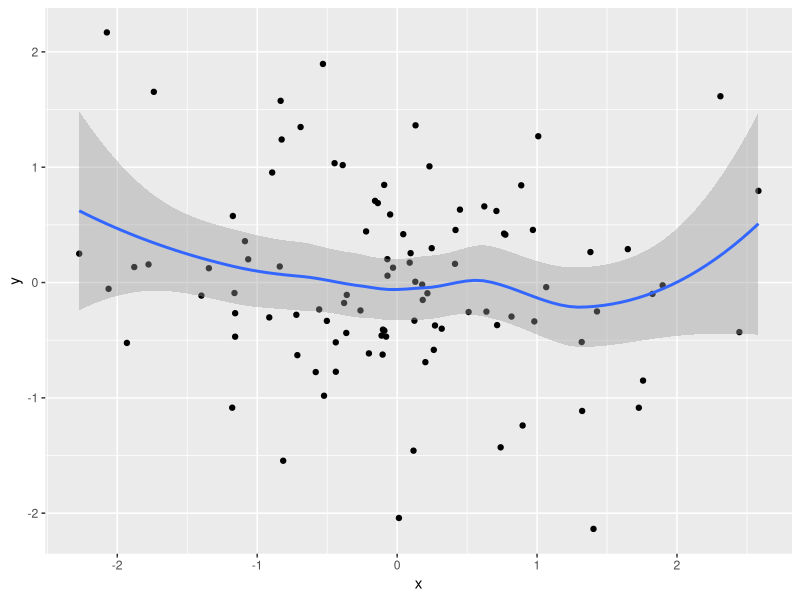
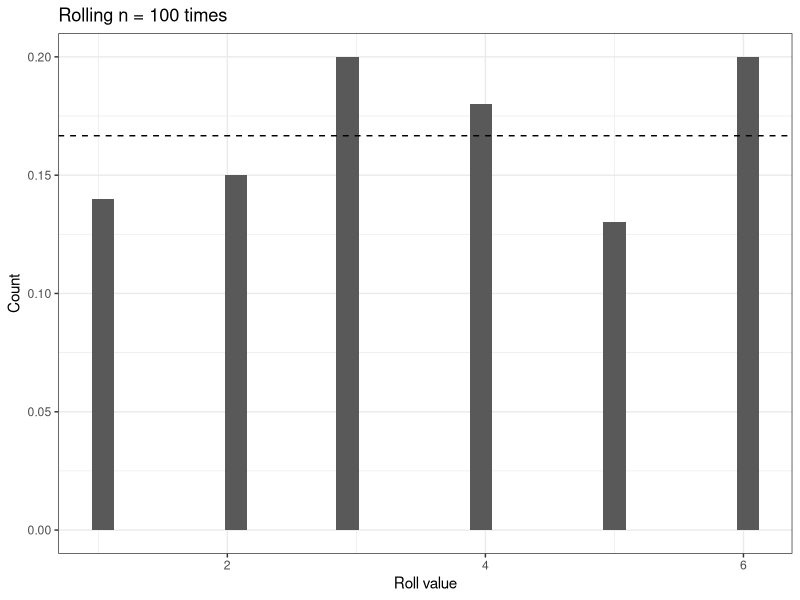
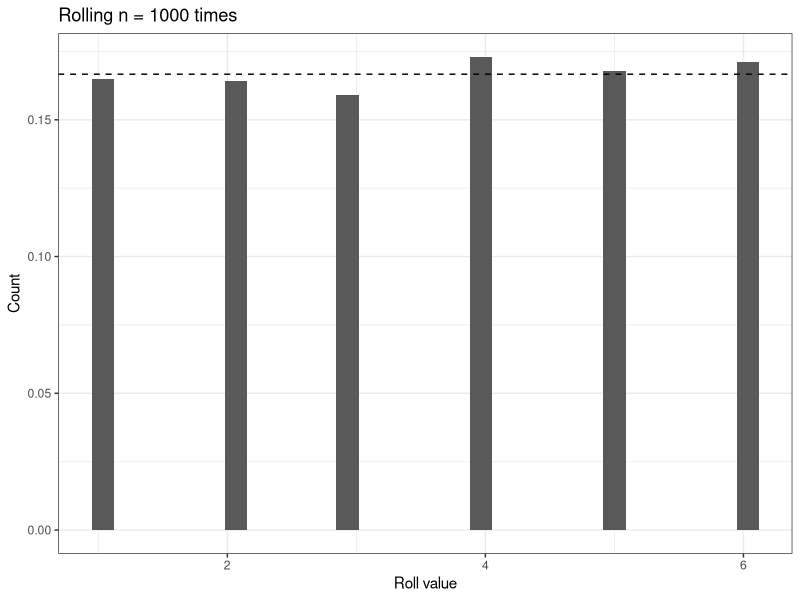
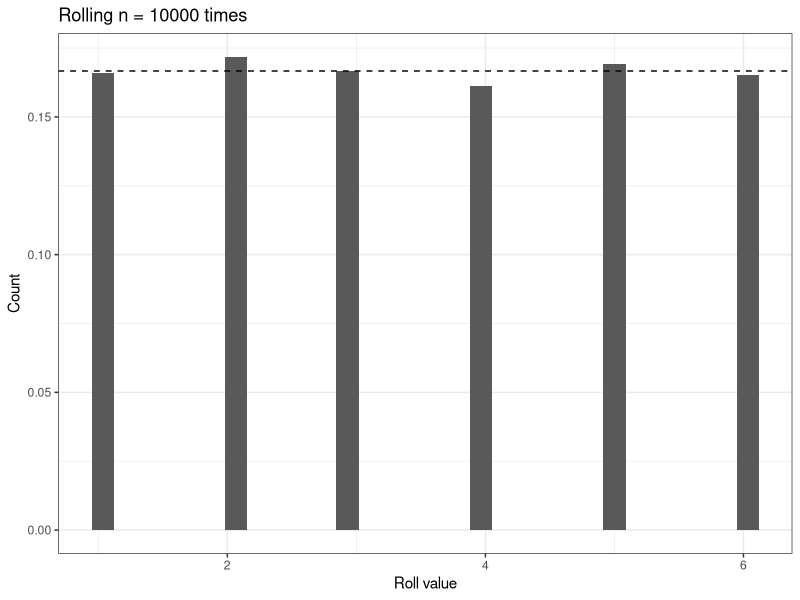
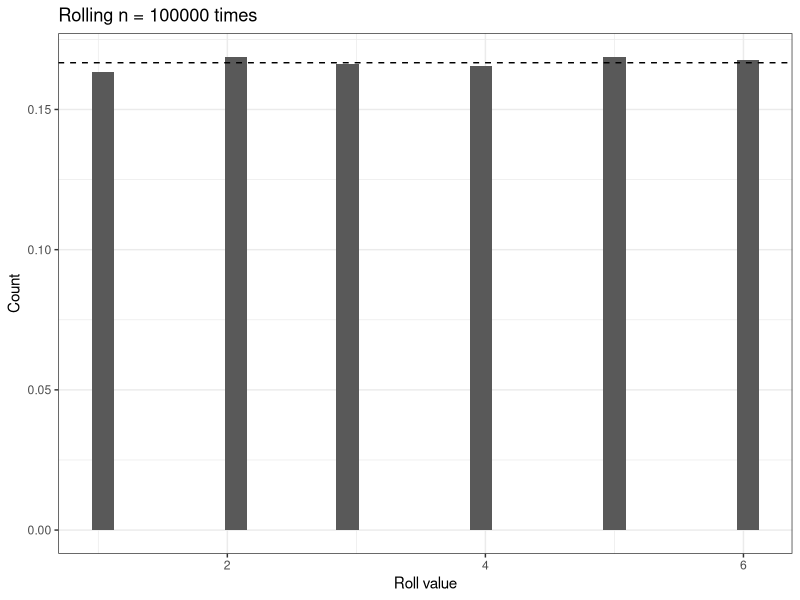
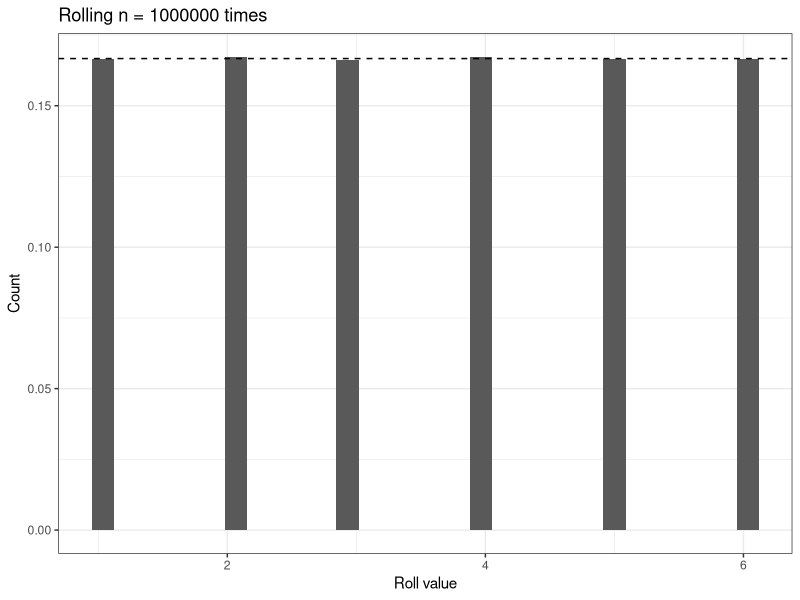
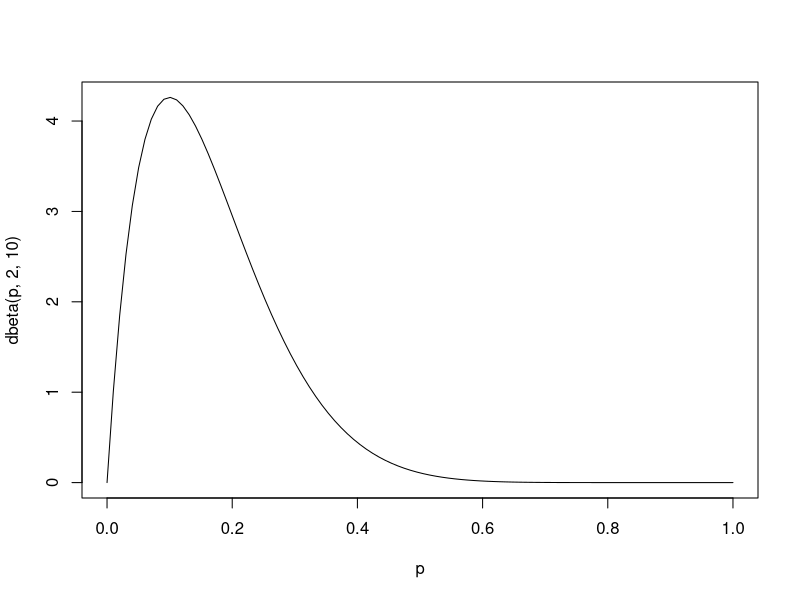
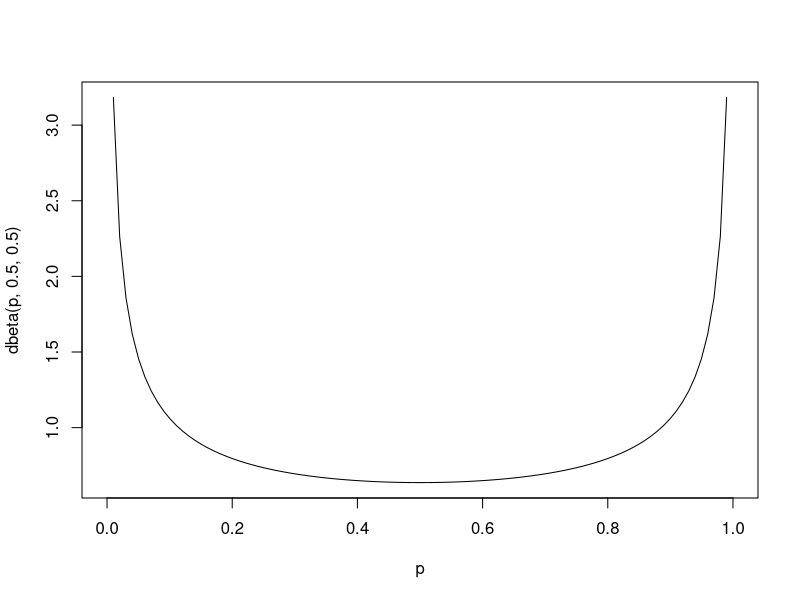

Reproduce these figures in R, in order.
## ---- chunk 1
#| echo: false
library(ggplot2)
set.seed(100)
data = data.frame(x=rnorm(100),y=rnorm(100))

p = ggplot(data, aes(x, y)) +
  geom_point() +
  geom_smooth(method = "loess")

plot(p)
## ---- chunk 2
library(ggplot2)
library(purrr)
set.seed(100)
n=100
data = data.frame(x=rdunif(n,6))

ggplot(data) +
  geom_histogram(aes(x,y=after_stat(count)/sum(after_stat(count)))) +
  geom_hline(yintercept = 1/6, linetype=2) +
  xlab('Roll value') + ylab('Count') +
  ggtitle(paste0('Rolling n = ',n,' times')) +
  theme_bw()
## ---- chunk 3
library(ggplot2)
library(purrr)
set.seed(100)
n=1000
data = data.frame(x=rdunif(n,6))

ggplot(data) +
  geom_histogram(aes(x,y=after_stat(count)/sum(after_stat(count)))) +
  geom_hline(yintercept = 1/6, linetype=2) +
  xlab('Roll value') + ylab('Count') +
  ggtitle(paste0('Rolling n = ',n,' times')) +
  theme_bw()
## ---- chunk 4
library(ggplot2)
library(purrr)
set.seed(100)
n=10000
data = data.frame(x=rdunif(n,6))

ggplot(data) +
  geom_histogram(aes(x,y=after_stat(count)/sum(after_stat(count)))) +
  geom_hline(yintercept = 1/6, linetype=2) +
  xlab('Roll value') + ylab('Count') +
  ggtitle(paste0('Rolling n = ',n,' times')) +
  theme_bw()
## ---- chunk 5
library(ggplot2)
library(purrr)
set.seed(100)
n=100000
data = data.frame(x=rdunif(n,6))

ggplot(data) +
  geom_histogram(aes(x,y=after_stat(count)/sum(after_stat(count)))) +
  geom_hline(yintercept = 1/6, linetype=2) +
  xlab('Roll value') + ylab('Count') +
  ggtitle(paste0('Rolling n = ',format(n, scientific=F),' times')) +
  theme_bw()
## ---- chunk 6
library(ggplot2)
library(purrr)
set.seed(100)
n=1000000
data = data.frame(x=rdunif(n,6))

ggplot(data) +
  geom_histogram(aes(x,y=after_stat(count)/sum(after_stat(count)))) +
  geom_hline(yintercept = 1/6, linetype=2) +
  xlab('Roll value') + ylab('Count') +
  ggtitle(paste0('Rolling n = ',format(n, scientific=F),' times')) +
  theme_bw()
## ---- chunk 7
#| echo: false
p = seq(0,1, length=100)

#create plot of Beta distribution with shape parameters 2 and 10
plot(p, dbeta(p, 2, 10), type='l')
## ---- chunk 8
#| echo: false
p = seq(0,1, length=100)

#create plot of Beta distribution with shape parameters 2 and 10
plot(p, dbeta(p, 0.5, 0.5), type='l')
## ---- chunk 9
#| echo: false
p = seq(0,1, length=100)

#create plot of Beta distribution with shape parameters 2 and 10
plot(p, dbeta(p, 5, 1), type='l')
## ---- chunk 10
#| echo: false
p = seq(0,1, length=100)

#create plot of Beta distribution with shape parameters 2 and 10
plot(p, dbeta(p, 5, 5), type='l')
## ---- chunk 11
#| echo: false
p = seq(0,1, length=100)

#create plot of Beta distribution with shape parameters 2 and 10
plot(p, dbeta(p, 5, 20), type='l')
## ---- chunk 12
#| echo: false
p = seq(0,1, length=100)

#create plot of Beta distribution with shape parameters 2 and 10
plot(p, dbeta(p, 50, 200), type='l')
## ---- chunk 13
#| echo: false
p = seq(-10,10, length=10000)

#create plot of Beta distribution with shape parameters 2 and 10
plot(p, dnorm(p, 0, 1), type='l')
## ---- chunk 14
#| echo: false
p = seq(-100,100, length=10000)

#create plot of Beta distribution with shape parameters 2 and 10
plot(p, dnorm(p, 0, 1), type='l')
## ---- chunk 15
#| echo: false
p = seq(-100,100, length=10000)

#create plot of Beta distribution with shape parameters 2 and 10
plot(p, dnorm(p, 0, 5), type='l')
## ---- chunk 16
#| echo: false
p = seq(-100,100, length=10000)

#create plot of Beta distribution with shape parameters 2 and 10
plot(p, dnorm(p, 0, 20), type='l')
## ---- chunk 17
#| echo: false
p = seq(0,30, length=1000)

#create plot of Beta distribution with shape parameters 2 and 10
plot(p, dgamma(p, 0.1, 0.1), type='l')
## ---- chunk 18
#| echo: false
p = seq(0,30, length=1000)

#create plot of Beta distribution with shape parameters 2 and 10
plot(p, dgamma(p, 1, 1), type='l')
## ---- chunk 19
#| echo: false
p = seq(0,30, length=1000)

#create plot of Beta distribution with shape parameters 2 and 10
plot(p, dgamma(p, 3, 3), type='l')
## ---- chunk 20
#| echo: false
p = seq(0,30, length=1000)

#create plot of Beta distribution with shape parameters 2 and 10
plot(p, dgamma(p, 3, 0.5), type='l')
